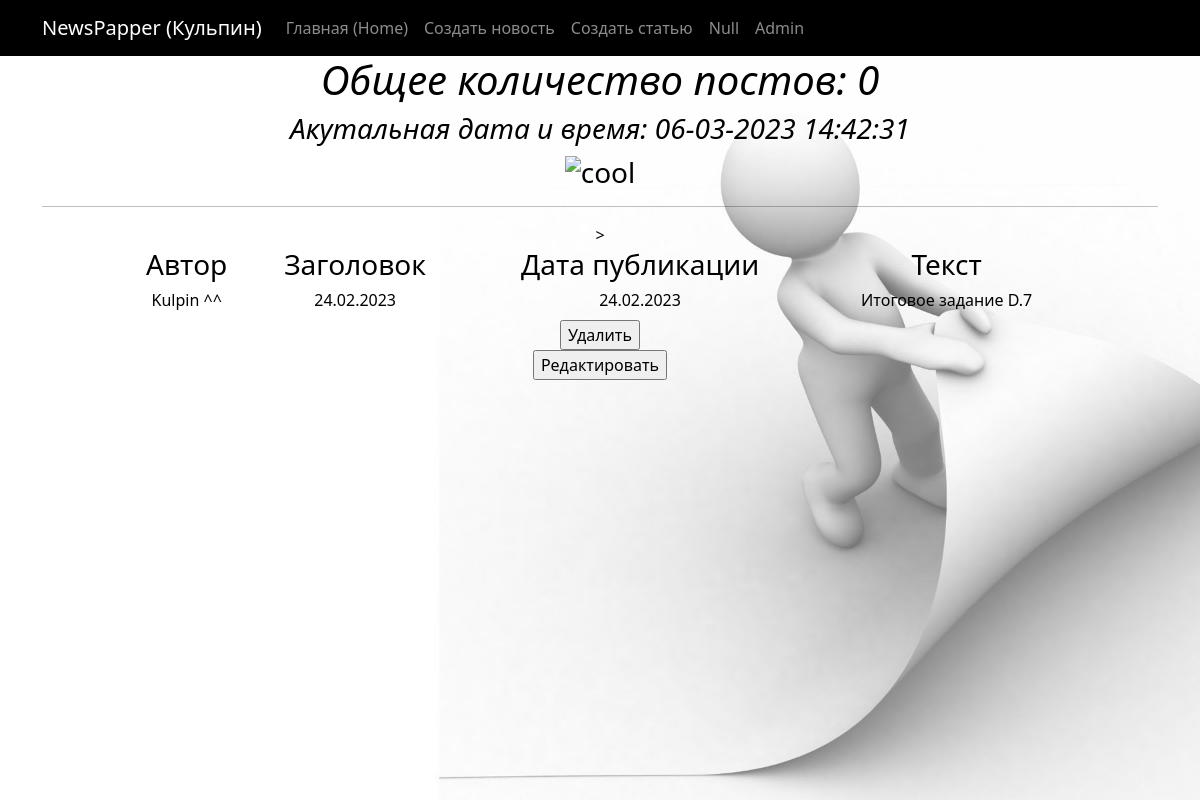
Screenshot of /news/10 with the database file from the repository.
### news/models.py (models this page shows, shortened)
class Post(models.Model):
    article = 'AR'
    news = 'NE'
    POST_TYPES = [
        (article, 'Статья'),
        (news, 'Новость')
    ]
    author = models.ForeignKey(Author, on_delete=models.CASCADE)
    post_type = models.CharField(max_length=2, choices=POST_TYPES)
    time_created = models.DateTimeField(auto_now_add=True)
    categories = models.ManyToManyField(Category, through='PostCategory')
    title = models.CharField(max_length=255)
    text = models.TextField()
    rating = models.FloatField(default=0.0)

class Author(models.Model):
    rating = models.FloatField(default=0.0)
    user = models.OneToOneField(User, on_delete=models.CASCADE)
    def __str__(self):
        return self.user.username

### news/views.py (the view)
# urls.py: path('<int:pk>', PostDetail.as_view(), name='postdetail'),
class PostDetail(DetailView):
    model = Post
    template_name = 'news_pk.html'
    context_object_name = 'post'

### news/templatetags/custom_filters.py (called while the page is built)
@register.filter()
def currency(value, code='rub'):
   postfix = CURRENCIES_SYMBOLS[code]
   return f'{value} {postfix}'

@register.filter()
def censor(value):
   bad_words = ('скотина', 'бляха')
   if not isinstance(value, str):
      raise TypeError(f"unresolved type '{type(value)}' expected  type 'str'")
   for word in value.split():
      if word.lower() in bad_words:
         value = value.replace(word, f"{word[0]}{'*' * (len(word) - 2)}{word[-1]}")
   return value

### news/templatetags/custom_tags.py (called while the page is built)
@register.simple_tag()
def current_time(format_string='%d-%m-%Y %H:%M:%S'):
   return datetime.utcnow().strftime(format_string)

### templates/news_pk.html (shortened to what this page needs)
{% extends 'flatpages/default.html' %}
{% load custom_filters %}
{% load custom_tags %}
{% block content %}
   <h1><em>Общее количество постов: {{ post|length }}</em></h1>
   <h3><em>Акутальная дата и время: {% current_time '%d-%m-%Y %H:%M:%S' %}</em></h3>
   <h3><p>{{ next_sale|default_if_none:"Скоро обновление новостей!" }}<img src="https://html5-editor.net/tinymce/plugins/emoticons/img/smiley-cool.gif" alt="cool" /></p> </h3>
   <hr>
   {% if post %}
       <table>
           <tr>
               <td><h3>Автор</h3></td>
               <td><h3>Заголовок</h3></td>
               <td><h3>Дата публикации</h3></td>
               <td><h3>Текст</h3></td>
           </tr>
           <tr>
               <td><h6>{{ post.author | currency:'Fi' | censor}}</h6></td>
               <td><h6>{{ post.title | censor}}</h6></td>
               <td><h6>{{ post.time_created|date:'j.m.Y' }}</h6></td>
               <td><h6>{{ post.text | censor }}</h6></td>>
           </tr>
       </table>
   {% else %}
       <h2>Постов нет!!</h2>
   {% endif %}
<form action="{% url 'post_delete' post.id %}" method="post">
    <input type="submit" value="Удалить" />
</form>
<form action="{% url 'post_update' post.id %}" method="post">
    <input type="submit" value="Редактировать" />
</form>
{% endblock content %}

### templates/news_pk.html (style rules this page uses)
table { width: 950px; margin: auto; }
td { text-align: center; }

### rows the page displays
Post: author|censor "Kulpin ^^", title|censor "24.02.2023", time_created "24.02.2023", text|censor "Итоговое задание D.7"

### other values shown
{{ post|length }} "0"
